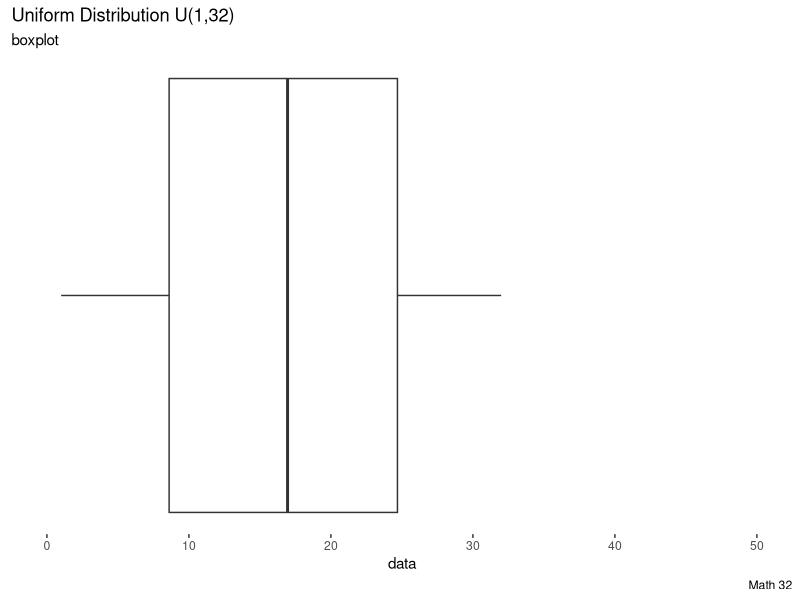
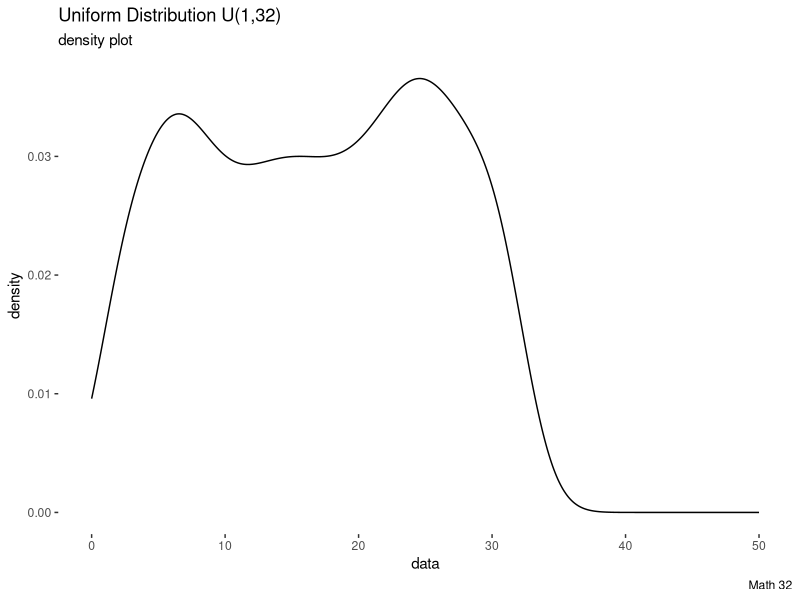
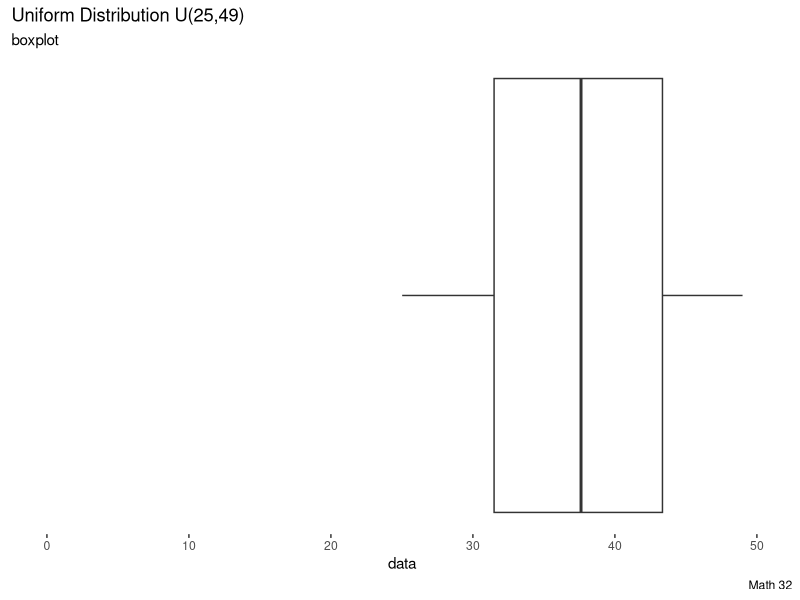
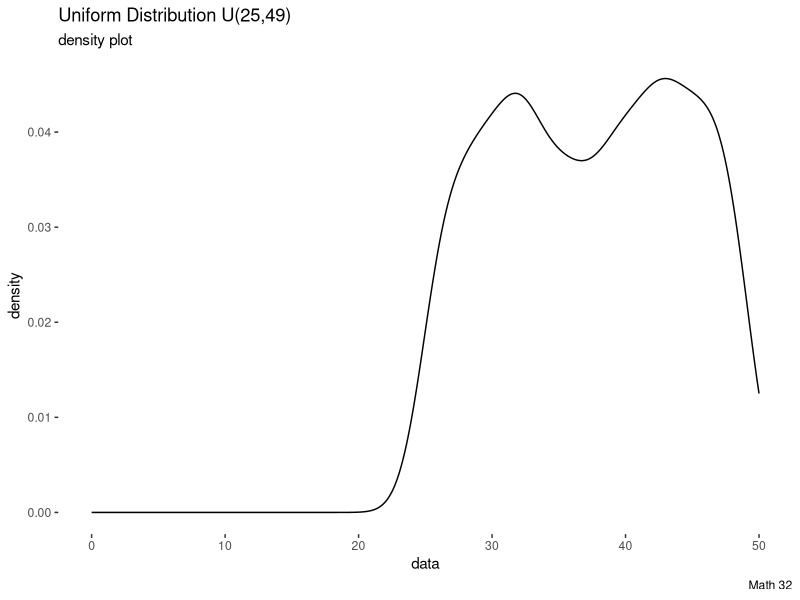
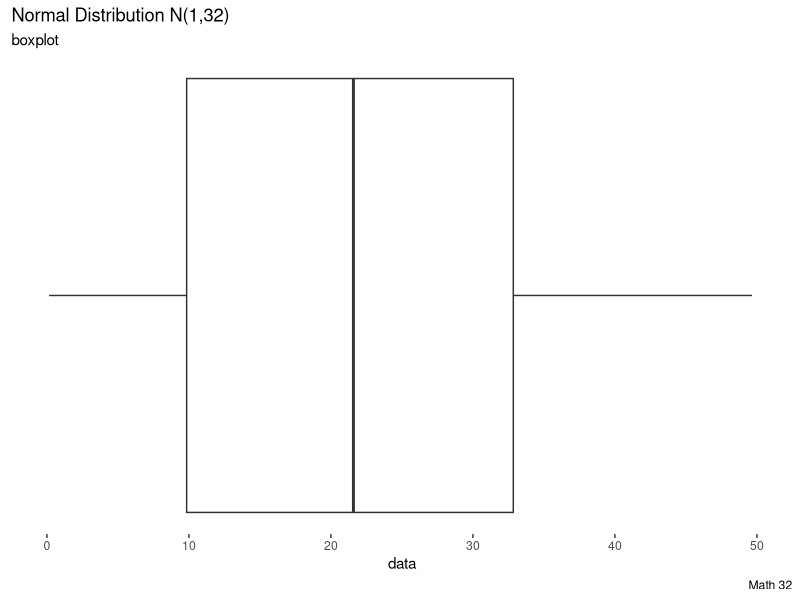
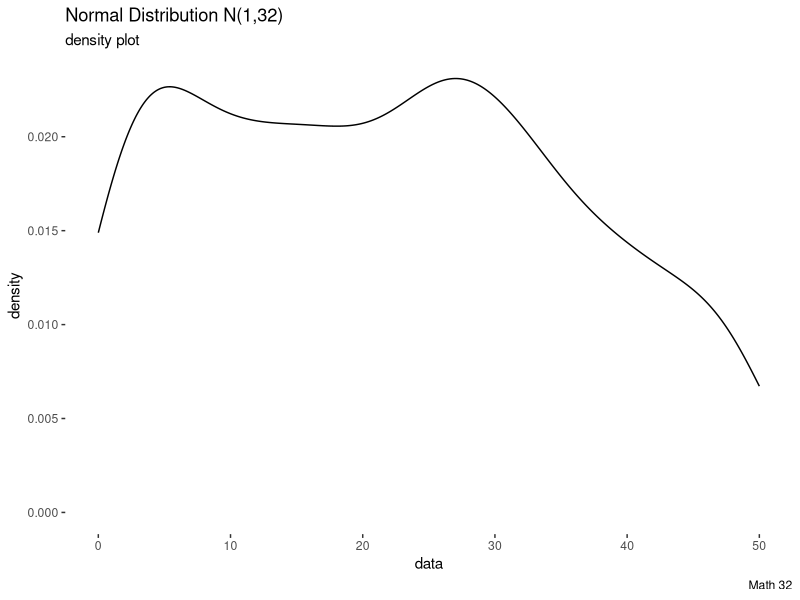
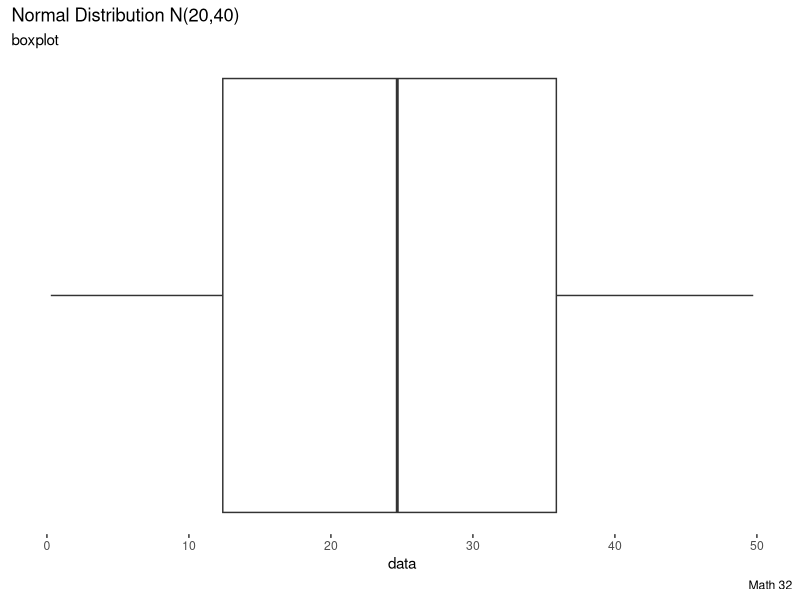
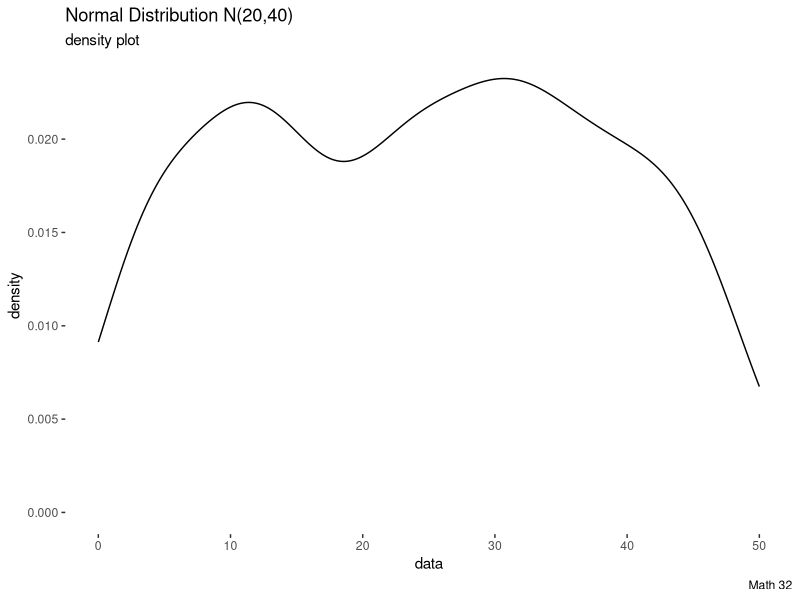

Generate these figures, in order, with R:
## ---- chunk 1
library("ggplot2")
## ---- chunk 2
N <- 1000   #assigns variable N value 1000
a <- 1      #assigns variable a value 1
b <- 32     #assigns variable b value 32
data <- runif(N, a, b) #creates iteratible of 1000 elements randomly between 1 and 32
df <- data.frame(data) #makes dataframe with iteratible data as column and calls it df

ggplot(df, aes(y = data)) +   #Creates boxplot with data from df. 
  coord_flip() +
  geom_boxplot() +
  labs(title = paste0("Uniform Distribution U(", a, ",", b, ")"), #label it "Uniform Distribution"
       subtitle = "boxplot",
       caption = "Math 32") +
  theme(axis.text.y = element_blank(),
        axis.ticks.y = element_blank(),
        panel.background = element_blank(),
        panel.grid.major = element_blank(),
        panel.grid.minor = element_blank()) +
  ylim(0,50) #Limit y axis to between 0 and 50

ggplot(df, aes(x = data)) +   #Creates graph of density by number
  geom_density(kernel = "gaussian") +
  labs(title = paste0("Uniform Distribution U(", a, ",", b, ")"),
       subtitle = "density plot",
       caption = "Math 32") +
  theme(panel.background = element_blank(),
        panel.grid.major = element_blank(),
        panel.grid.minor = element_blank()) +
  xlim(0,50)  #Limit x axis to between 0 and 50
## ---- chunk 3
N <- 1000   #assigns variable N value 1000
a <- 25      #assigns variable a value 30
b <- 49      #assigns variable b value 54
data <- runif(N, a, b) #creates iteratible of 1000 elements randomly between 1 and 32
df <- data.frame(data) #makes dataframe with iteratible data as column and calls it df

ggplot(df, aes(y = data)) +   #Creates boxplot with data from df. 
  coord_flip() +
  geom_boxplot() +
  labs(title = paste0("Uniform Distribution U(", a, ",", b, ")"), #label it "Uniform Distribution"
       subtitle = "boxplot",
       caption = "Math 32") +
  theme(axis.text.y = element_blank(),
        axis.ticks.y = element_blank(),
        panel.background = element_blank(),
        panel.grid.major = element_blank(),
        panel.grid.minor = element_blank()) +
  ylim(0,50) #Limit y axis to between 0 and 50

ggplot(df, aes(x = data)) +   #Creates graph of density by number
  geom_density(kernel = "gaussian") +
  labs(title = paste0("Uniform Distribution U(", a, ",", b, ")"),
       subtitle = "density plot",
       caption = "Math 32") +
  theme(panel.background = element_blank(),
        panel.grid.major = element_blank(),
        panel.grid.minor = element_blank()) +
  xlim(0,50)  #Limit x axis to between 0 and 50
## ---- chunk 4
N <- 1000
a <- 1
b <- 32
data <- rnorm(N, a, b)
df <- data.frame(data)

ggplot(df, aes(y = data)) +
  coord_flip() +
  geom_boxplot() +
  labs(title = paste0("Normal Distribution N(", a, ",", b, ")"),
       subtitle = "boxplot",
       caption = "Math 32") +
  theme(axis.text.y = element_blank(),
        axis.ticks.y = element_blank(),
        panel.background = element_blank(),
        panel.grid.major = element_blank(),
        panel.grid.minor = element_blank()) +
  ylim(0,50)

ggplot(df, aes(x = data)) +
  geom_density() + 
  labs(title = paste0("Normal Distribution N(", a, ",", b, ")"),
       subtitle = "density plot",
       caption = "Math 32") +
  theme(panel.background = element_blank(),
        panel.grid.major = element_blank(),
        panel.grid.minor = element_blank()) +
  xlim(0,50)
## ---- chunk 5
N <- 1000
a <- 20
b <- 40
data <- rnorm(N, a, b)
df <- data.frame(data)

ggplot(df, aes(y = data)) +
  coord_flip() +
  geom_boxplot() +
  labs(title = paste0("Normal Distribution N(", a, ",", b, ")"),
       subtitle = "boxplot",
       caption = "Math 32") +
  theme(axis.text.y = element_blank(),
        axis.ticks.y = element_blank(),
        panel.background = element_blank(),
        panel.grid.major = element_blank(),
        panel.grid.minor = element_blank()) +
  ylim(0,50)

ggplot(df, aes(x = data)) +
  geom_density() + 
  labs(title = paste0("Normal Distribution N(", a, ",", b, ")"),
       subtitle = "density plot",
       caption = "Math 32") +
  theme(panel.background = element_blank(),
        panel.grid.major = element_blank(),
        panel.grid.minor = element_blank()) +
  xlim(0,50)
## ---- chunk 6
N <- 1000
mu <- 32
data <- rexp(N,mu)
df <- data.frame(data)

ggplot(df, aes(y = data)) +
  coord_flip() +
  geom_boxplot() +
  labs(title = paste0("Exponential Distribution E(1/", mu, ")"),
       subtitle = "boxplot",
       caption = "Math 32") +
  theme(axis.text.y = element_blank(),
        axis.ticks.y = element_blank(),
        panel.background = element_blank(),
        panel.grid.major = element_blank(),
        panel.grid.minor = element_blank()) +
  ylim(-.1,.3)

ggplot(df, aes(x = data)) +
  geom_density() +
  labs(title = paste0("Exponential Distribution E(1/", mu, ")"),
       subtitle = "density plot",
       caption = "Math 32") +
  theme(panel.background = element_blank(),
        panel.grid.major = element_blank(),
        panel.grid.minor = element_blank()) +
  xlim(-.1,.3)
## ---- chunk 7
N <- 1000
mu <- 40
data <- rexp(N,mu)
df <- data.frame(data)

ggplot(df, aes(y = data)) +
  coord_flip() +
  geom_boxplot() +
  labs(title = paste0("Exponential Distribution E(1/", mu, ")"),
       subtitle = "boxplot",
       caption = "Math 32") +
  theme(axis.text.y = element_blank(),
        axis.ticks.y = element_blank(),
        panel.background = element_blank(),
        panel.grid.major = element_blank(),
        panel.grid.minor = element_blank()) +
  ylim(-.1,.3)

ggplot(df, aes(x = data)) +
  geom_density() +
  labs(title = paste0("Exponential Distribution E(1/", mu, ")"),
       subtitle = "density plot",
       caption = "Math 32") +
  theme(panel.background = element_blank(),
        panel.grid.major = element_blank(),
        panel.grid.minor = element_blank()) +
  xlim(-.1,.3)
